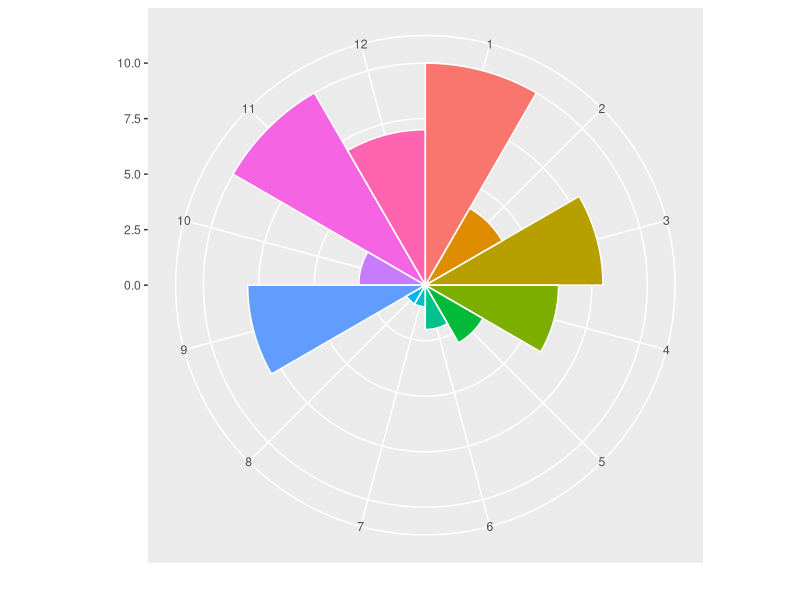

The R source for this figure:
library(tidyverse)

dtf <- tibble(
  attrib = 1:12,
  eval   = sample(1:10,12,replace = T)
)

dtf %>%
  ggplot(aes(x=factor(attrib),y=eval, fill=factor(attrib))) +
  geom_col(width=1) + coord_polar() + labs(x="",y="") +
  geom_col(width=1, fill = NA, colour = "white") +
  theme( legend.position="none" )
